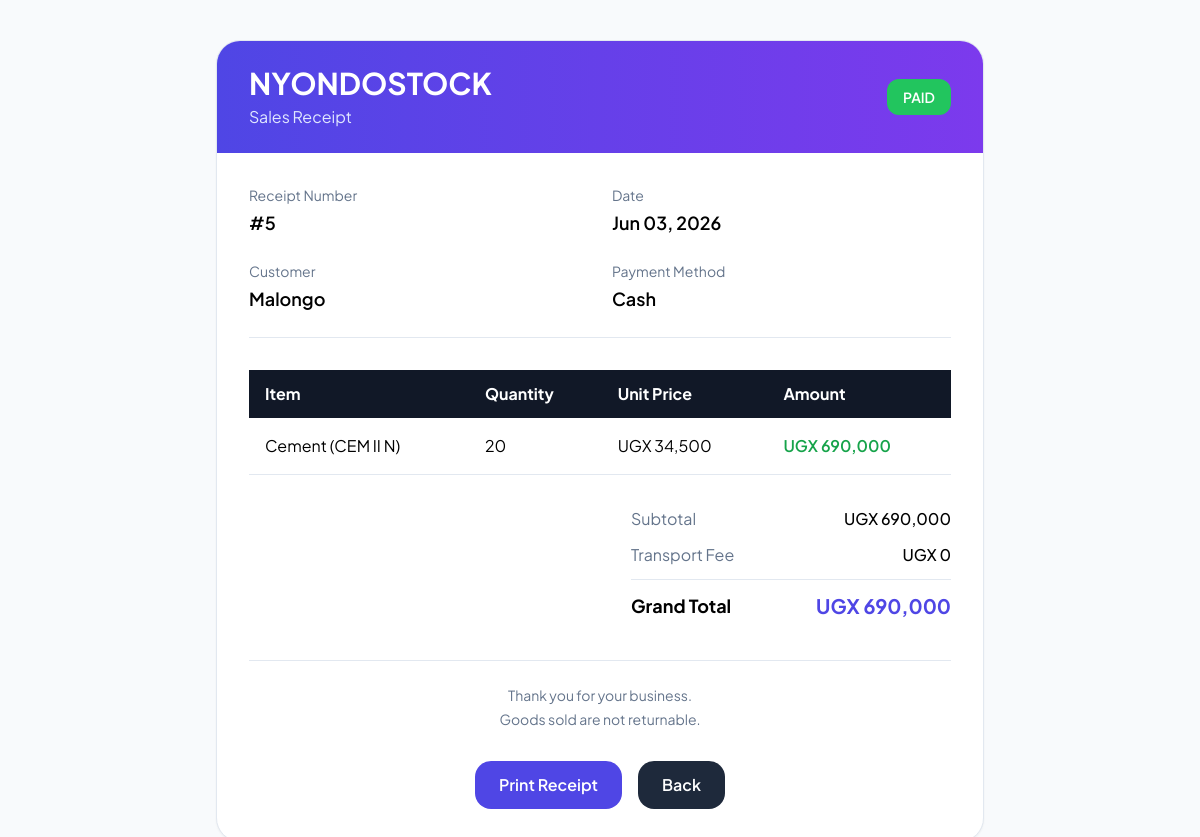
Screenshot of /receipt/ with the database file from the repository.
### nyondoapp/models.py (models this page shows, shortened)
class Sale(models.Model):
    cashier = models.CharField(max_length=100)
    product_name = models.CharField(max_length=100)  # Store the name directly
    quantity = models.IntegerField()
    selling_price = models.IntegerField()  # Store the price at time of sale
    distance = models.IntegerField(default=0)
    total_amount = models.IntegerField()
    transport_fee = models.IntegerField(default=0)
    date = models.DateField(auto_now_add=True)
    payment = models.CharField(max_length=50)  # Cash, Mobile Money, etc.
    customer_name = models.CharField(max_length=50)
    customer_phone = models.CharField(max_length=20, blank=True)

### nyondoapp/views.py (the view)
# urls.py: path('receipt/', views.receipt, name='receipt'),
def receipt(request):
    latest_sale = Sale.objects.all().order_by('-id').first()
    if not latest_sale:
        messages.error(request, 'No sale found')
        return redirect('receipt')
    grand_total = latest_sale.total_amount + latest_sale.transport_fee
    return render(request, 'sales/receipt.html', {
        'sale': latest_sale,
        'grand_total': grand_total
    })

### nyondoapp/templates/sales/receipt.html (shortened to what this page needs)
{% load static humanize %}
<!doctype html>
<html lang="en">
  <head>
    <script src="https://cdn.tailwindcss.com"></script>
  </head>
  <body class="py-10 px-4 text-slate-650">
    <div
      class="receipt-card max-w-3xl mx-auto bg-white rounded-3xl shadow-sm border border-slate-200 overflow-hidden"
    >
      <div
        class="bg-gradient-to-r from-indigo-600 to-violet-600 text-white px-8 py-6"
      >
        <div class="flex justify-between items-center">
          <div>
            <h1 class="text-3xl font-bold">NYONDOSTOCK</h1>
            <p class="text-indigo-100 mt-1">Sales Receipt</p>
          </div>
          <div
            class="bg-green-500 px-4 py-2 rounded-xl text-sm font-semibold"
          >
            PAID
          </div>
        </div>
      </div>
      <div class="p-8">
        <div
          class="grid grid-cols-1 md:grid-cols-2 gap-6 border-b border-slate-200 pb-6"
        >
          <div>
            <p class="text-sm text-slate-500 mb-1">Receipt Number</p>
            <h3 class="font-semibold text-lg">#{{ sale.id }}</h3>
          </div>
          <div>
            <p class="text-sm text-slate-500 mb-1">Date</p>
            <h3 class="font-semibold text-lg">
              {{ sale.date|date:"M d, Y" }}
            </h3>
          </div>
          <div>
            <p class="text-sm text-slate-500 mb-1">Customer</p>
            <h3 class="font-semibold text-lg">
              {{ sale.customer_name }}
            </h3>
          </div>
          <div>
            <p class="text-sm text-slate-500 mb-1">Payment Method</p>
            <h3 class="font-semibold text-lg">
              {{ sale.payment }}
            </h3>
          </div>
        </div>
        <div class="mt-8 overflow-x-auto">
          <table class="w-full min-w-[600px]">
            <thead class="bg-gray-900 text-white">
              <tr>
                <th class="text-left px-4 py-3">Item</th>
                <th class="text-left px-4 py-3">Quantity</th>
                <th class="text-left px-4 py-3">Unit Price</th>
                <th class="text-left px-4 py-3">Amount</th>
              </tr>
            </thead>
            <tbody>
              <tr class="border-b border-slate-200">
                <td class="px-4 py-4">
                  {{ sale.product_name }}
                </td>
                <td class="px-4 py-4">
                  {{ sale.quantity }}
                </td>
                <td class="px-4 py-4">
                  UGX {{ sale.selling_price|floatformat:0|intcomma }}
                </td>
                <td class="px-4 py-4 font-semibold text-green-600">
                  UGX {{ sale.total_amount|floatformat:0|intcomma }}
                </td>
              </tr>
            </tbody>
          </table>
        </div>
        <div class="mt-8 flex justify-end">
          <div class="w-full md:w-80 space-y-3">
            <div class="flex justify-between">
              <span class="text-slate-500">Subtotal</span>
              <span class="font-medium">
                UGX {{ sale.total_amount|floatformat:0|intcomma }}
              </span>
            </div>
            <div class="flex justify-between">
              <span class="text-slate-500">Transport Fee</span>
              <span class="font-medium">
                UGX {{ sale.transport_fee|floatformat:0|intcomma }}
              </span>
            </div>
            <div class="border-t border-slate-200 pt-3 flex justify-between">
              <span class="text-lg font-bold">Grand Total</span>
              <span class="text-xl font-bold text-indigo-600">
                UGX {{ grand_total|floatformat:0|intcomma }}
              </span>
            </div>
          </div>
        </div>
        <div
          class="mt-10 pt-6 border-t border-slate-200 text-center text-slate-500 text-sm"
        >
          <p>Thank you for your business.</p>
          <p class="mt-1">Goods sold are not returnable.</p>
        </div>
        <div
          class="no-print mt-8 flex flex-wrap justify-center gap-4"
        >
          <button
            type="button"
            onclick="window.print()"
            class="bg-indigo-600 hover:bg-indigo-700 text-white px-6 py-3 rounded-2xl font-semibold transition"
          >
            Print Receipt
          </button>
          <a
            href="{% url 'dashboard_redirect' %}"
            class="bg-slate-800 hover:bg-slate-900 text-white px-6 py-3 rounded-2xl font-semibold transition"
          >
            Back
          </a>
        </div>
      </div>
    </div>
  </body>
</html>

### nyondoapp/templates/sales/receipt.html (style rules this page uses)
body { font-family: "Plus Jakarta Sans", sans-serif; background: #f8fafc; }

### rows the page displays
Sale: id "5", date "Jun 03, 2026", customer_name "Malongo", payment "Cash", product_name "Cement (CEM II N)", quantity "20", selling_price "34,500", total_amount "690,000", transport_fee "0"

### other values shown
{{ grand_total|floatformat:0|intcomma }} "690,000"
